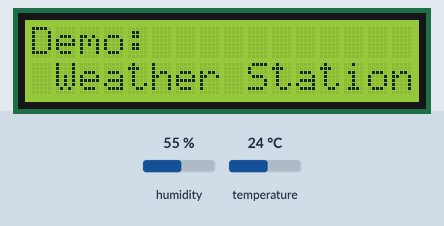
Recording of a sketch running on a simulated ESP8266 (NodeMCU). Shown: 16×2 character LCD. The test bench sets the inputs (shaded band); at power-on: humidity 55 %, temperature 24 °C. WiFi joins after 1.5 s; servers stay silent unless stated; uploads are accepted with an empty reply; what the sketch prints to the serial monitor is not drawn.

Above: at 2.7 s.
At 5.2 s:
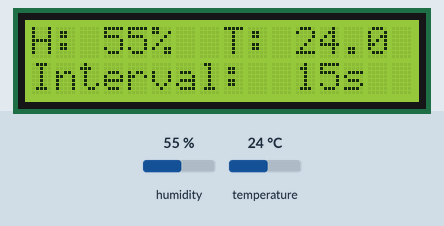

The sketch:

sensor_agent.ino
```cpp
#include <ArduinoJson.h>         // Install this library from Sketch->Include Library->Libray Manager
#include <ESP8266WiFi.h>
#include <dht.h>

#include <Wire.h>
#include <LiquidCrystal_I2C.h>
#include <math.h>
//#define dht_apin A0  // When connecting to Arduino Uno
#define dht_apin 16 // 4     // When connecting to Arduino D1 Wifi, GPIO 4 => D4 Pin


/**
 To send temperature and himidity to the local server

 Functionalities:
 > report data via WIFI
 > allow normal speed, burst speed for data collecting

 Future Usages:
 > compare with outdoor temperatue to study the changing temperature and humidity

**/


/**
 TODOs:
 * allow turn on/off of LCD backlight
 * error handling and signaling via led if network problem or something
 * reconnect after WIFI lose
 * write to local storage if offline, bundle update after once get online
 * power saving with just battery for longer time
 * put it on VPS and with authroization/authentication
**/


const char* THIG_NAME = "AlienESP";  // Put your thing name here
const char* key = "Servo1";               // Put your key name here

const char* WIFISSID = "District9";     // Put your WiFi SSID here
const char* PASSWORD = "abcdefgh";    // Put your WiFi password here

int servoPin = 9;                // This is the pin to which your servo is attached to

const char* host = "192.168.2.99";
String ans;
String response;
uint8_t bodyPosinit;
uint8_t bodyPosend;
String dweetKey ="\"";
int length = dweetKey.length();
int default_interval_in_milli = 0;
static char outstr[15];

dht DHT;
WiFiClient client;
LiquidCrystal_I2C lcd(0x27, 16, 2);


void lcd_message(String str){ // less than 16 char in one line
  lcd.clear();
  lcd.setCursor ( 0, 0 );
  lcd.print(str);
}

void debug_msg(String str){
  Serial.println(str);
  lcd_message(str);
  // TODO: how to know if LCD is online/offline? Re-onlined? Q&A:
}

void lcd_2nd_line(String str){
  lcd.setCursor ( 0, 1 );
  lcd.print(str);
}

void setup() {

    Serial.begin(115200);
    Serial.println("Sensor initiated");
    default_interval_in_milli = 60 * 1000;  // every min, 2017.9.25 test run
    online();

    // TODO: check if target sensor is connected or not! Otherwise the chip will spill reset error

    delay(1000);  // Q: how long to wait for sensor? A:

    //
    lcd.begin(16,2);
    lcd.init();
    lcd.backlight();
    lcd.clear();
    lcd.print("Demo: ");
    lcd.setCursor ( 0, 1 );
    lcd.print(" Weather Station");
    delay(2000);
    lcd.clear();
}

void loop() {

    // reconnect if wifi lost
    if ( WiFi.status()!= WL_CONNECTED ) {
      online();
    }


    if ( connect() ) {
      if (postData() ) {
        // read response and somehow display
        Serial.print("Recollect after seconds : ");
        Serial.println(String(default_interval_in_milli / 1000));

        delay(default_interval_in_milli);
      } else { // POST request failed
        Serial.print("Post failed. Retry after seconds : ");
        Serial.println(String(1000 / 1000));
        delay(1000); // retry  TODO: save to local storage?
      }
    } else {  // CONNECT failed
      Serial.print("Post failed. Retry after seconds : ");
        Serial.println(String(3000 / 1000));
      delay(3000); // retry, Q: how to make it power wise? A:
    }


//    receiveDweet();
//    printValue();
//    Serial.println(ans);
//    Serial.println("answer: ===================");
//
//    if(ans=="True" || ans=="true")
//    {
//      Serial.println("Flag On!");
//      mailFlag.write(90);
//      sendDweet();
//    }
}

void online(){
  debug_msg("Connecting to :" );
  Serial.println(WIFISSID);
  lcd_2nd_line(WIFISSID);
  WiFi.begin(WIFISSID,PASSWORD);
  while(WiFi.status()!= WL_CONNECTED)
  {
      delay(100);
      Serial.print(".");

  }
  Serial.println("\n");
  debug_msg("WiFi Connected");
  Serial.println(WiFi.localIP());
  lcd_2nd_line(WiFi.localIP().toString());
}


bool connect(){
  const int httpPort = 4567;
  Serial.println("Connecting to...");
  Serial.println(host);

  if (!client.connect(host, httpPort)) {
    debug_msg("Connect...Failed");
    lcd_2nd_line(host);
    return false;
  }

  Serial.println("Connected");
  return true;
}


bool timeout() {
    long interval = 2000;
    unsigned long currentMillis = millis(), previousMillis = millis();

    while(!client.available()){
      if( (currentMillis - previousMillis) > interval ){
        debug_msg("Timeout");
        // TODO: blink the wifi led or something for signaling

        Serial.println("Closing Connection");
        client.stop();
        return false;
      }
      currentMillis = millis();
    }
    return true;
}

bool postData()
{
    Serial.print(">>>>>>>>>>  Posting data  ...");
    Serial.println("Sending data! ");

    // Q: what if network takes too long for sending the data?
    // A:


    // reading sensor and send
    DHT.read11(dht_apin);
    float h = round(DHT.humidity*10)/10;
    float t = round(DHT.temperature*10)/10;
    delay(200);
    Serial.print("Current humidity = ");
    Serial.print(h);
    Serial.print(" % ");
    Serial.print("temperature = ");
    Serial.print(t);
    Serial.println(" C");

    lcd.clear();
    lcd.setCursor ( 0, 0 );
    lcd.print("H: ");
    lcd.print(DHT.humidity,0);
    lcd.print("%");
    lcd.setCursor ( 8, 0 );
    lcd.print("T: ");
    lcd.print(DHT.temperature,1);
    lcd.print(" ");
    // To save screen space, following not shown
    //lcd.print((char)223);
    //lcd.println("C  ");

    // TODO: display count down of next POST
    lcd_2nd_line("Interval:  15s");

    // create an object
    StaticJsonBuffer<200> jsonBuffer;
    JsonObject& jsonData = jsonBuffer.createObject();
    jsonData["temperature"] = t;
    jsonData["humidity"] = h;
    jsonData["sid"] = 1;

    // TODO: /temperature is not a good API interface to accept multiple value in one request
    //IDEA: put data in the form for privacy; also,
    //IDEA: multiple readings of several sensor should be separate observation(record entry)
    client.println(String("POST /api/v1/tempandhumid HTTP/1.1"));  // TODO: what if there are multiple kitchen rooms?
    client.println("Host: 192.168.2.99:4567");
    client.println("Cache-Control: no-cache");
    client.println("Accept: application/json");
    client.println("Content-Type: application/json; charset=UTF-8");
    client.print("Content-Length: ");
    client.println(jsonData.measureLength());
    client.println();
    jsonData.printTo(client);

    jsonData.prettyPrintTo(Serial);
//    client.println(jsonData);

    // TODO: more accurate interval despite other delay or sleep or network time spend
    // for now and for simplicity, the network should take less then 1 second, which is not significant
    Serial.println("2222222");
    if ( timeout() == false ) {
      return false;
    }

    Serial.println("333333333");

    // read response
    while (client.connected())
    {
      if ( client.available() )
      {
        response = client.readStringUntil('\n');
        Serial.println(response);
      }  else {
        break;
      }
    }

    client.stop();
    Serial.println("\nClosing Connection after response!");

    return true;
}


void receiveDweet()
{
    Serial.print("Receiving Data for ");
    Serial.println(THIG_NAME);
    WiFiClient client;
    const int httpPort = 80;
    Serial.print("Connecting to : ");
    Serial.println(host);
    if (!client.connect(host, httpPort)) {
      Serial.println("Connection Failed");
      return;
    }
    Serial.println("Connected Successfully!");
    client.print(String("GET /get/latest/dweet/for/"));
    client.print(THIG_NAME);
    client.print(String(" HTTP/1.1\r\nHost: dweet.io \r\n Connection: close\r\n\r\n"));
    delay(100);

    while (client.connected() ){
      if (client.available())
      {
        response = client.readStringUntil('\n');
        Serial.println(response);
      }
    }
    client.stop();
    Serial.println("\nClosing Connection");
}

void printValue()
{

    Serial.println(response);
    Serial.println("Parsing response");
    bodyPosinit =4+ response.indexOf("\r\n\r\n");
    response = response.substring(bodyPosinit);
    Serial.println("Eliminating non-body part");
    Serial.println(response);

    Serial.println("Detecting content...");
    bodyPosinit =10+ response.indexOf("\"content\"");
    bodyPosend = response.indexOf("}]}");
    response = response.substring(bodyPosinit,bodyPosend);
    Serial.println(response);

    if (response.indexOf(dweetKey) == -1) {
      ans = "Key not found";
      delay(5 * 1000);
    } else {
      Serial.println("Parsing json...");
      StaticJsonBuffer<200> jsonBuffer;
      JsonObject& root = jsonBuffer.parseObject(response);
        if (!root.success()){
          Serial.println("parseObject() failed");
          ans = "parse error.";
        } else {
          const char* val  = root[key];
          ans = String(val);
        }
     }
}
```

Measured:
- what the display in image 0 shows lasts 2.0 s, from 2.7 s to 4.7 s
